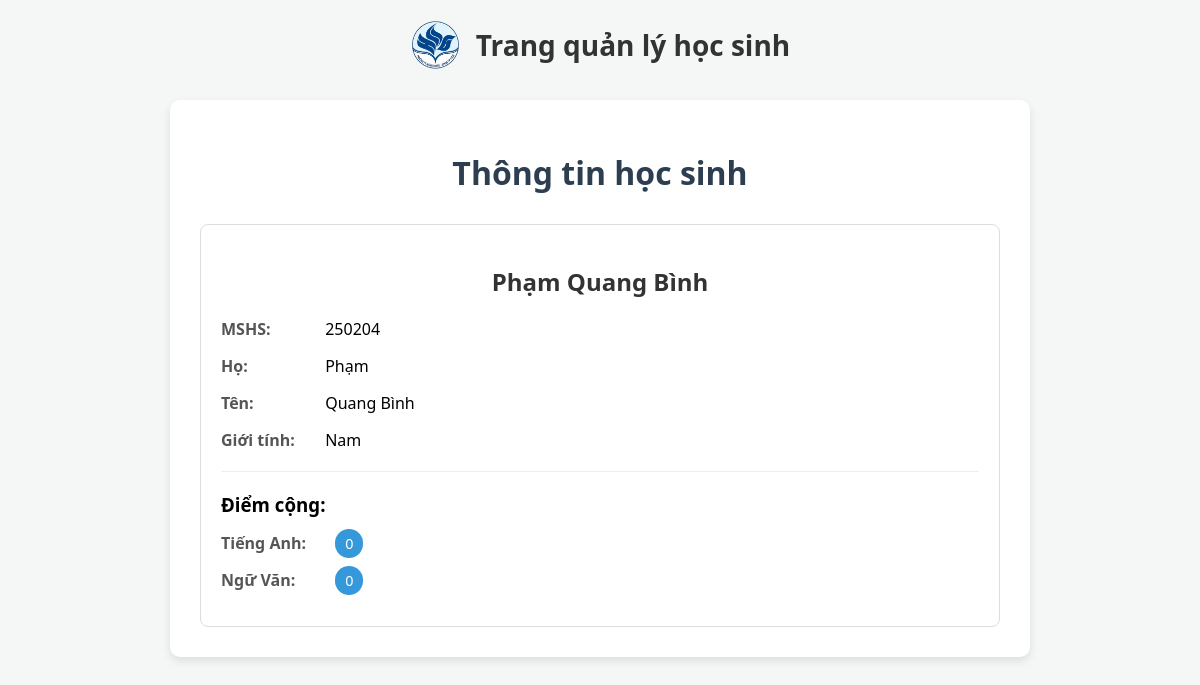
/details/quang-binh/, run on the app's committed database.
### Member/models.py (models this page shows, shortened)
class Member(models.Model):
    ho = models.CharField(max_length=100, null=True, verbose_name='Họ')
    ten = models.CharField(max_length=100, null=True, verbose_name='Tên')
    student_id = models.IntegerField(max_length=6, unique=True, verbose_name='Mã số học sinh')
    diem_cong_anh = models.IntegerField(default=0, verbose_name='Điểm cộng Anh')
    diem_cong_van = models.IntegerField(default=0, verbose_name='Điểm cộng Văn')
    slug = models.SlugField(unique=True)
    class Gender(models.TextChoices):
        MALE = 'Nam', 'Nam' # Trai la cho database phai la hien thi trong admin
        FEMALE = 'Nữ', 'Nữ'
    gender = models.CharField(
        max_length=3,
        choices=Gender.choices,
        default=Gender.MALE,
        verbose_name='Giới tính'
    )

### Member/views.py (the view)
# urls.py: path('details/<slug:slug>/', views.member_detail, name='member_detail'),
def member_detail(request, slug):
    model = Member.objects.get(slug=slug)
    return render(request, 'details.html', {'x': model})

### Member/templates/details.html (shortened to what this page needs)
{% extends 'master.html' %}
{% load static %}
{% block cssfile %}
    <link rel="stylesheet" href="{% static 'style/details.css' %}">
{% endblock %}
{% block content %}
    <div class="container">
        <h1>Thông tin học sinh</h1>
        <div class="detail-card">
            <h2 style="text-align: center; color: #333;">{{x.ho}} {{x.ten}}</h2>
            <div class="info-row">
                <span class="label">MSHS:</span>
                <span>{{x.student_id}}</span>
            </div>
            <div class="info-row">
                <span class="label">Họ:</span>
                <span>{{x.ho}}</span>
            </div>
            <div class="info-row">
                <span class="label">Tên:</span>
                <span>{{x.ten}}</span>
            </div>
            <div class="info-row">
                <span class="label">Giới tính:</span>
                <span>{{x.gender}}</span>
            </div>
            <hr style="border: 0; border-top: 1px solid #eee; margin: 20px 0;">
            <h3 style="margin-bottom: 15px;">Điểm cộng:</h3>
            <div class="info-row">
                <span class="label">Tiếng Anh:</span>
                <span class="score-badge">{{x.diem_cong_anh}}</span>
            </div>
            <div class="info-row">
                <span class="label">Ngữ Văn:</span>
                <span class="score-badge">{{x.diem_cong_van}}</span>
            </div>
        </div>
    </div>
{% endblock %}

### static/style/details.css (style rules this page uses)
.detail-card { border: 1px solid #ddd; border-radius: 8px; padding: 20px; background: #fff; }
.info-row { margin-bottom: 15px; font-size: 16px; }
.label { font-weight: bold; color: #555; width: 100px; display: inline-block; }
.score-badge { background-color: #3498db; color: white; padding: 5px 10px; border-radius: 15px; font-size: 0.9em; margin-left: 10px; }

### Member/templates/master.html (style rules this page uses)
.container { max-width: 800px; margin: 0 auto; background: white; padding: 30px; border-radius: 10px; box-shadow: 0 4px 10px rgba(0,0,0,0.1); }
body { font-family: 'Segoe UI', Tahoma, Geneva, Verdana, sans-serif; background-color: #f4f7f6; margin: 0; padding: 20px; }
h1 { color: #2c3e50; text-align: center; margin-bottom: 30px; }

### data on the page
Member: ho "Phạm", ten "Quang Bình", student_id "250204", gender "Nam", diem_cong_anh "0", diem_cong_van "0"
